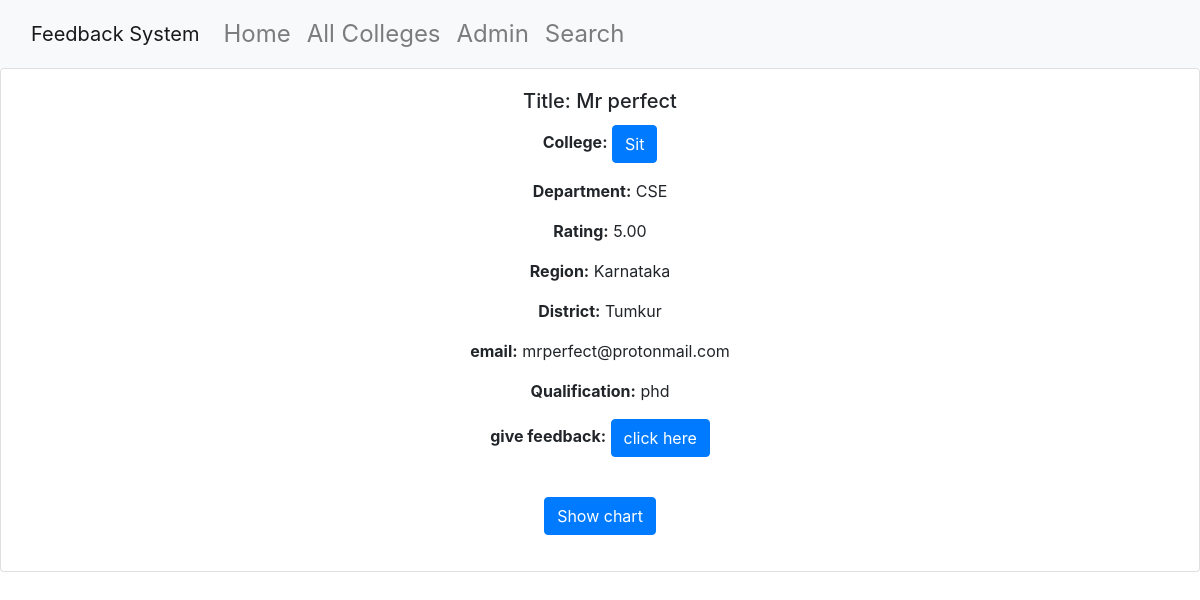
The app's page /catalog/lecturer/1, older data.
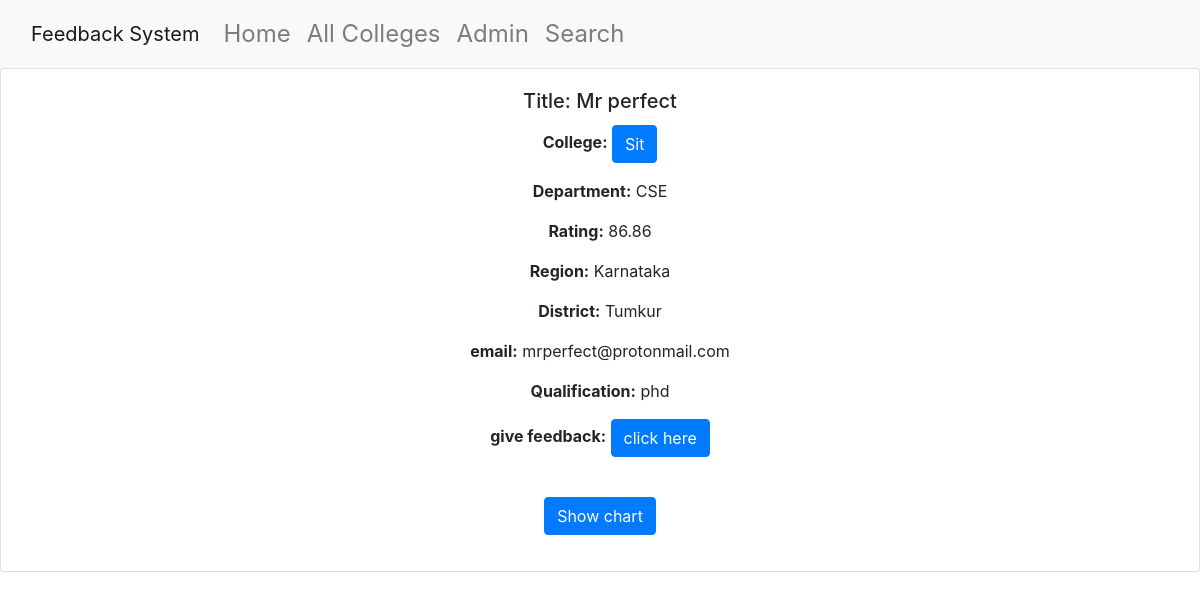
The same page, newer data.
### catalog/models.py (models this page shows, shortened)
class Lecturer(models.Model):
    name=models.CharField(max_length=100)
    college=models.ForeignKey('College',on_delete=models.CASCADE,null=True)
    qualification=models.TextField(max_length=1000,help_text='Enter the qualification of lecturer')
    rating=models.DecimalField(max_digits=5, decimal_places=2)
    district=models.CharField(max_length=100)
    state=models.CharField(max_length=100)
    department=models.CharField(max_length=100)
    email=models.CharField(max_length=100)
    student_passing_percentage=models.DecimalField(max_digits=5, decimal_places=2,null=True)
    percentage_of_student_above_60=models.DecimalField(max_digits=5, decimal_places=2,null=True)

class College(models.Model):
    name=models.CharField(max_length=100)
    rating=models.DecimalField(max_digits=5, decimal_places=2)
    district=models.CharField(max_length=100)
    state=models.CharField(max_length=100)
    student_passing_percentage=models.DecimalField(max_digits=5, decimal_places=2,null=True)
    percentage_of_student_above_60=models.DecimalField(max_digits=5, decimal_places=2,null=True)
    def get_absolute_url(self):
        return reverse("college-detail", args=[str(self.id)])
    def __str__(self):
        return f'{self.name}'

### catalog/views.py (the view)
# urls.py: path('lecturer/<int:pk>', views.LecturerDetailView.as_view(), name='lecturer-detail'),
class LecturerDetailView(generic.DetailView):
    model = Lecturer

### catalog/templates/catalog/lecturer_detail.html (shortened to what this page needs)
{% extends "base_generic.html" %}
{% block content %}
 <div class="card-body">
  <h5 class="card-title">Title: {{ lecturer.name }}</h5>
  <p><strong>College:</strong> <a class="btn btn-primary" href="{{lecturer.college.get_absolute_url}}">{{ lecturer.college }}</a></p>
  <p><strong>Department:</strong> {{ lecturer.department }}</p>
  <p><strong>Rating:</strong> {{ lecturer.rating }}</p>
  <p><strong>Region:</strong> {{ lecturer.state }}</p>
  <p><strong>District:</strong> {{ lecturer.district}}</p>
  <p><strong>email:</strong> {{ lecturer.email}}</p>
  <p><strong>Qualification:</strong> {{ lecturer.qualification}}</p>
  <p><strong>give feedback:</strong> <a class="btn btn-primary" href="{% url 'feedback-to-lecturer' pk=lecturer.id %}">click here</a></p>
  <br>
  <p><a class="btn btn-primary" href="{% url 'pie-chart' pk=lecturer.id %}">Show chart</a></p>
</div>
{% endblock %}

Row changes from the older to the newer data that the page shows:
changed Lecturer "Mr perfect": rating "5.00" → "86.86"
